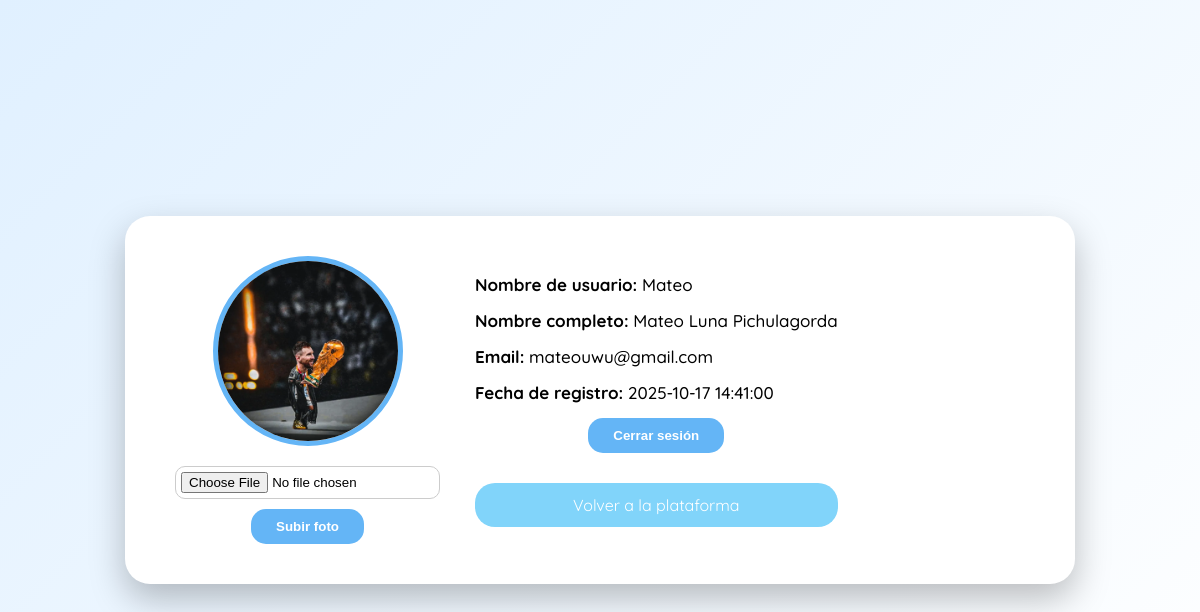
/backend/perfil.php (signed in), run on the app's committed database.
### tables this page shows
CREATE TABLE `usuaris` (
  `id` int NOT NULL AUTO_INCREMENT,
  `nom_usuari` varchar(50) NOT NULL,
  `email` varchar(100) NOT NULL,
  `password_hash` varchar(255) NOT NULL,
  `nom_complet` varchar(100) DEFAULT NULL,
  `data_registre` datetime DEFAULT CURRENT_TIMESTAMP,
  `imatge_url` varchar(255) DEFAULT NULL,
  PRIMARY KEY (`id`),
  UNIQUE KEY `nom_usuari` (`nom_usuari`),
  UNIQUE KEY `email` (`email`)
);

### backend/perfil.php (the view, shortened to what this page needs)
<?php
require_once '../Other/connexio.php';
$id = isset($_SESSION['id']) ? (int)$_SESSION['id'] : null;
$nom_usuari_sess = isset($_SESSION['usuari']) ? $_SESSION['usuari'] : null;
if ($id !== null) {
    $sql = "SELECT nom_usuari, email, nom_complet, data_registre, imatge_url FROM usuaris WHERE id = $id";
} else {
    $sql = "SELECT nom_usuari, email, nom_complet, data_registre, imatge_url FROM usuaris WHERE nom_usuari = '$nom_usuari_sess'";
}
$result = $conn->query($sql);
if ($result && $result->num_rows === 1) {
    $usuari = $result->fetch_assoc();
} else {
    session_unset();
    session_destroy();
    header("Location: ../index.php");
    exit();
}
$fotoMostrar = "../img/foto-perfil.png";
if (!empty($usuari['imatge_url'])) {
    $fotoMostrar = "../" . $usuari['imatge_url'];
}
?>
<!DOCTYPE html>
<html lang="es">
<head>
    <link rel="stylesheet" href="../css/perfil.css">
</head>
<body>
    <div id="contenedor">
        <div id="usuario">
            <div id="imagen">
                <img src="<?= $fotoMostrar ?>" alt="Foto de perfil">
                <form method="post" enctype="multipart/form-data">
                    <input type="file" name="foto" accept="image/*" required>
                    <button type="submit" name="subir_foto">Subir foto</button>
                </form>
            </div>
            <div id="info">
                <p><strong>Nombre de usuario:</strong> <?= $usuari['nom_usuari'] ?></p>
                <p><strong>Nombre completo:</strong> <?= $usuari['nom_complet'] ?></p>
                <p><strong>Email:</strong> <?= $usuari['email'] ?></p>
                <p><strong>Fecha de registro:</strong> <?= $usuari['data_registre'] ?></p>
                <form method="post">
                    <button type="submit" name="logout">Cerrar sesión</button>
                </form>
                <a href="plataforma.php" class="boton">Volver a la plataforma</a>
            </div>
        </div>
    </div>
</body>
</html>

### css/perfil.css (style rules this page uses)
body { font-family: 'Quicksand', sans-serif; background: linear-gradient(135deg, #e0f0ff, #ffffff); margin: 0; display: flex; justify-content: center; align-items: center; min-height: 100vh; }
#contenedor { background: #ffffff; padding: 40px 50px; border-radius: 25px; box-shadow: 0 15px 35px rgba(0,0,0,0.25); max-width: 850px; width: 95%; }
#usuario { display: flex; align-items: center; gap: 35px; }
#imagen { display: flex; flex-direction: column; align-items: center; gap: 20px; }
#imagen img { width: 180px; height: 180px; border-radius: 50%; object-fit: cover; border: 5px solid #64b5f6; transition: transform 0.2s; }
form { display: flex; flex-direction: column; gap: 10px; align-items: center; }
input[type="file"] { padding: 5px; border-radius: 10px; border: 1px solid #ccc; }
button { background-color: #64b5f6; border: none; padding: 10px 25px; border-radius: 15px; color: white; font-weight: 600; cursor: pointer; transition: 0.2s; }
#info { display: flex; flex-direction: column; gap: 15px; }
#info p { margin: 0; font-size: 17px; color: #000000; }
.boton { display: inline-block; text-decoration: none; background-color: #81d4fa; color: #fff; padding: 12px 25px; border-radius: 20px; margin-top: 15px; transition: 0.2s; text-align: center; }
p { color: green; font-weight: 500; }

### data on the page
usuaris: imatge_url (picture), nom_usuari "Mateo", nom_complet "Mateo Luna Pichulagorda", email "mateouwu@gmail.com", data_registre "2025-10-17 14:41:00"
